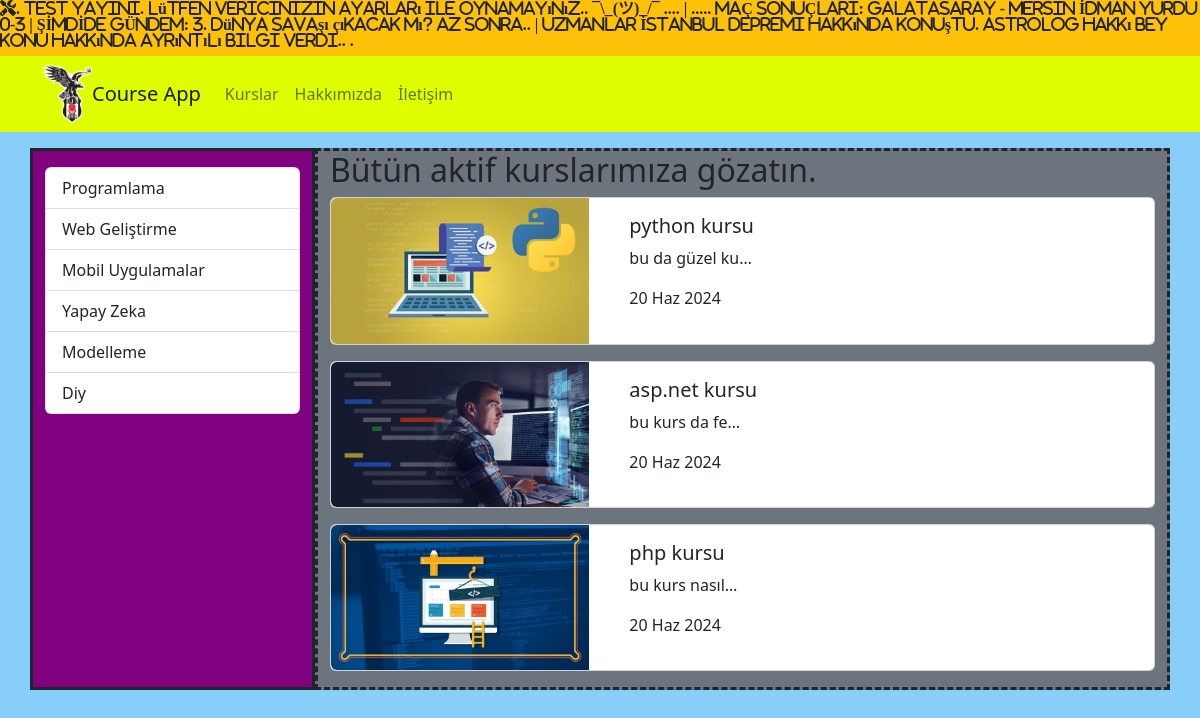
Before: /kurslar/ with the older database file.
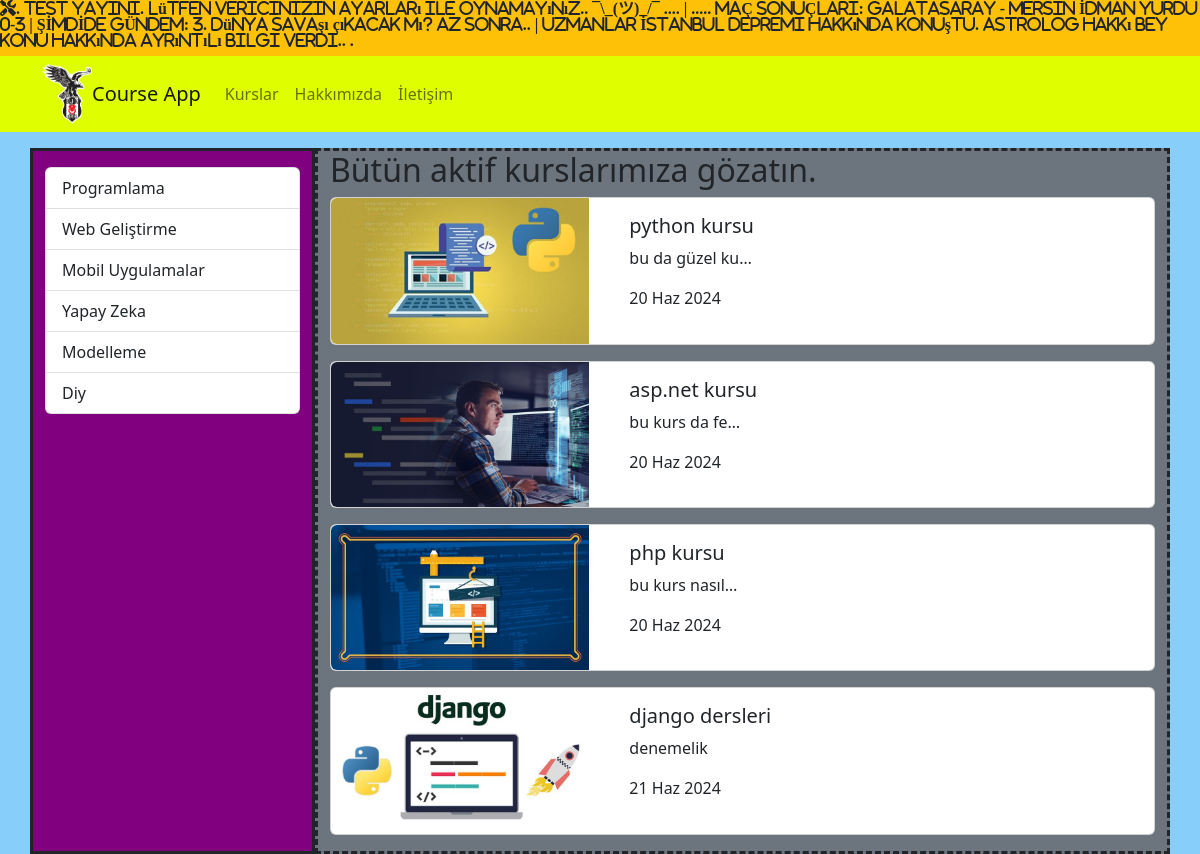
After: the same page with the newer database file.
### courses/models.py (models this page shows, shortened)
class Course(models.Model):
    title = models.CharField(max_length=50)
    description = models.TextField()
    imageUrl = models.CharField(max_length=50, blank=False)
    date = models.DateField()
    isActive = models.BooleanField()

### courses/views.py (the view)
# urls.py: path('', views.index),
def index(request):
    kurslar = Course.objects.filter(isActive=1)
    kategoriler = db["categories"]
    return render(request, 'courses/index.html', {
        'categories': kategoriler,
        'courses': kurslar
    })

### courses/templates/courses/index.html (shortened to what this page needs)
{% extends "layout.html" %}
{% load static %}
{% block css_files %}
        <link rel="stylesheet" href="{%static 'courses/css/style.css'%}">
{% endblock  %}
{% block content %}
        <div class="container mt-3">
                <div class="row">
                    <div class="col-3" style="border:solid; background-color:purple">
                    {% include 'courses/partials/_categories.html' %}
                       </div>
                <div class="col-9 bg-secondary" style="border:dashed">
                <h2>Bütün aktif kurslarımıza gözatın. </h2>
                        {% for course  in courses %}
                                         {% include 'courses/partials/_course.html' %}
                        {% endfor %}
                                        </div>
                </div>
        </div>
{% endblock  %}

### courses/templates/courses/partials/_course.html
 {% load static %}
<div class="card mb-3">
    <div class="row">
        <div class="col-4">
            <img
                class="img-fluid rounded-start"
                src="{% static 'courses/img/'|add:course.imageUrl %}"
                alt="course.title"
            />
        </div>
        <div class="col-8">
            <div class="card-body">
                <h5 class="card-title">{{course.title }}</h5>
                <p class="card-text">{{course.description|truncatechars:15}}</p>
                <p>{{course.date|date:'SHORT_DATE_FORMAT'}}</p>
            </div>
        </div>
    </div>
</div>

Changed rows visible on the page:
added Course: imageUrl (picture), title "django dersleri", description "denemelik", date "21 Haz 2024"
